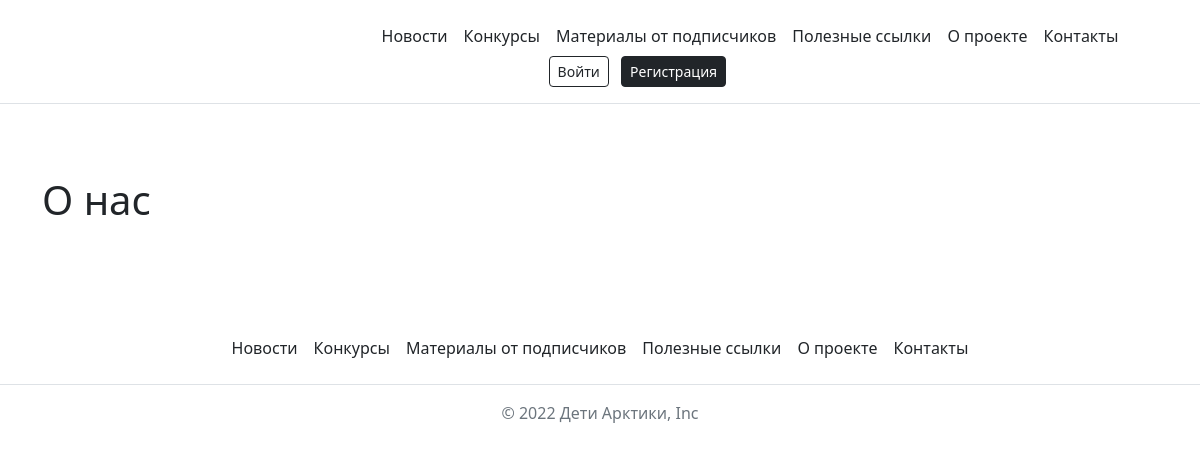
Page /about/ on the earlier database version.
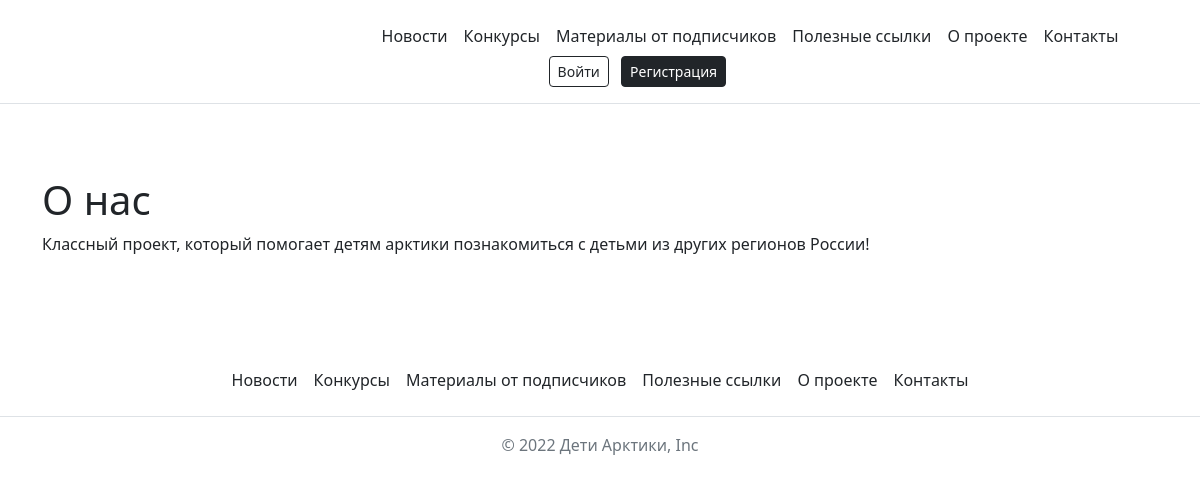
Same page on the later database version.
### posts/models.py (models this page shows)
class AboutUs(models.Model):
    text = models.TextField()

### posts/views.py (the view)
def get_about_us_inst(request):
    about_us_inst = AboutUs.objects.first()
    context = {
        'about_us': about_us_inst,
    }
    return render(request, 'posts/about.html', context)

### templates/posts/about.html
{% extends 'base.html' %}
{% block content %}
    <div class="container py-5">
        <h1>О нас</h1>
        <article>
            <p>{{ about_us.text }}</p>
        </article>
    </div>
{% endblock %}

Differences in the rows shown:
added AboutUs: text "Классный проект, который помогает детям арктики познакомиться с детьми из других регионов России!"
